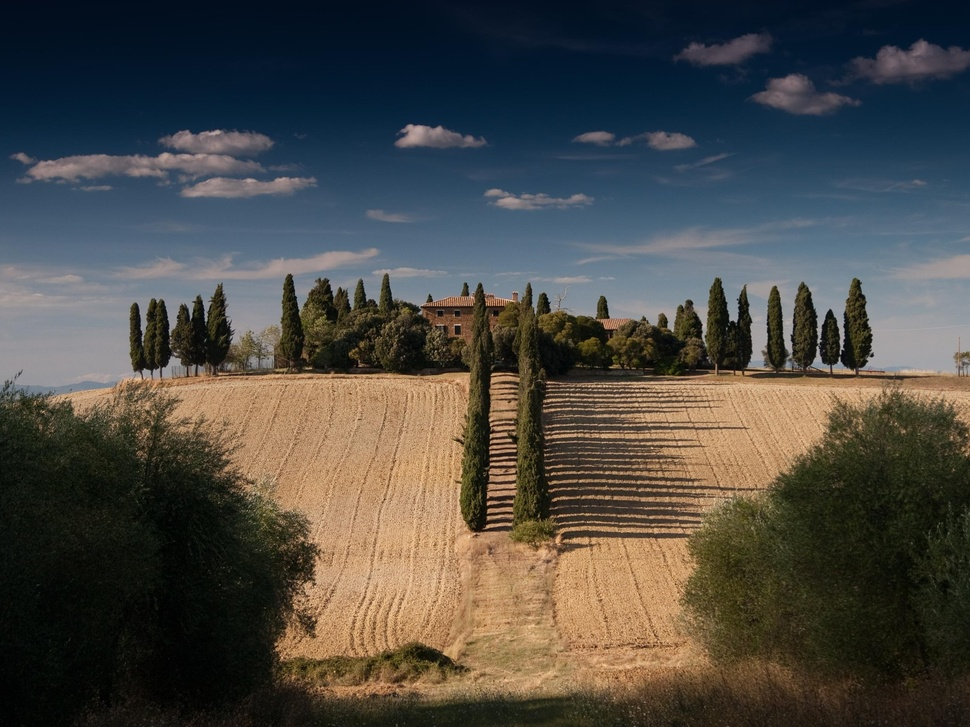
#> input picture pruebas/source.jpg, 970 x 727 px, shrunk from 2500 x 1875 before the run
$ python escogerMiniatura.py
#> lines starting #> are read from the running program, lines starting #| are printed output that depends on the picture
import imageio as img
import matplotlib.pyplot as plt
import os
import numpy as np
from PIL import Image
import math

def cargar_imagenes(route):
    """
    carga imagenes en una carpeta, la cual transformara en matrices numpy
    y los devolvera en una lista
    route -> direccion absoluta donde se encuentran las imagenes
    images -> lista de matrices de numpy ndarray
    """
    imagenes = []
    directory = os.fsencode(route)
    os.chdir(route)
    for file in os.listdir(directory):
        filename  = os.fsdecode(file)
        if filename.endswith(".jpg"):
            img = Image.open(filename)
            img.load()
            data = np.asarray(img,dtype="uint8")
            print(data.shape)
            imagenes.append(data)
            continue
        else:
            continue
    print("Se cargaron ", len(imagenes), "imagenes")
    return imagenes

def listaRGBtoGris(A):

    for i in range (len(A)):
        A[i] = conversion(A[i])

    return A

def listaRedim(A:[], h, w):

    for i in range (len(A)):

        A[i] = vecinoProximo(A[i], w, h)

    return A


def L1(a,b):

    return abs(np.mean(a) - np.mean(b))

def conversion(image):

    return np.mean(image,axis=2,dtype=np.uint8)

def vecinoProximo(A,w,h):

    A = np.array(A)

    altura, ancho = A.shape[0], A.shape[1] #dimensiones imagen

    new_image = [[A[int(altura * y / h)][int(ancho * x / w)]
                     for x in range(w)] for y in range(h)]

    return np.array(new_image)

def piezas(image, w, h): #--->lista de imagenes en partes, h y w dimensiones piezas

    image = Image.fromarray(image)

    width, height = image.size

    partes = []
    for x in range(0, width, w):
        for y in range(0, height, h):
            # print([x,y,x+w,y+h])
            partes.append((x, y, x + w, y + h))


    for i in range(len(partes)):
        partes[i] = image.crop(partes[i])
        partes[i] = np.array(partes[i])

    return partes #---> lista de la imagen en porciones np.array

def initMosaico(source, w, h, p):


    mAltura, mAncho = h * p , w * p


    return vecinoProximo(source,mAncho, mAltura)

def unir(lista_de_miniaturas,w_miniatura,h_miniatura):

    for i in range(len(lista_de_miniaturas)):
        lista_de_miniaturas[i] = np.array(lista_de_miniaturas[i])

    for i in range(len(lista_de_miniaturas)):
        lista_de_miniaturas[i] = Image.fromarray(lista_de_miniaturas[i])

    p = int(round(math.sqrt(len(lista_de_miniaturas))))

    blanco = Image.new(size = (w_miniatura * p, h_miniatura* p), mode ="L")

    coordenadas = []
    for x in range(0,blanco.size[0],w):
        for y in range(0, blanco.size[1], h):
            coordenadas.append((x,y,x+w_miniatura,y+h_miniatura))

    for i in range(len(lista_de_miniaturas)):
        blanco.paste(lista_de_miniaturas[i],(coordenadas[i]))

    return np.array(blanco)

def escogerMiniatura(bloque, miniaturas):

    candidatos = []
    for i in range(len(miniaturas)):

        candidatos.append(L1(bloque, miniaturas[i]))

    minimo = min(candidatos)
    index = candidatos.index(minimo)

    return index


image = Image.open('source.jpg')
#> image is the input picture: PIL image 970x727 RGB; mean R, G, B 75.6, 74, 69.3

#w = 400
#h = 375
# = 4

w, h, p = 250, 188, 4

image = conversion(initMosaico(image,w, h,p))
#> in vecinoProximo, `new_image = [[A[int(altura * y / h)][int(ancho * x / w)] for x in rang..`: new_image = 752 items
#> in conversion, `return np.mean(image,axis=2,dtype=np.uint8)`:
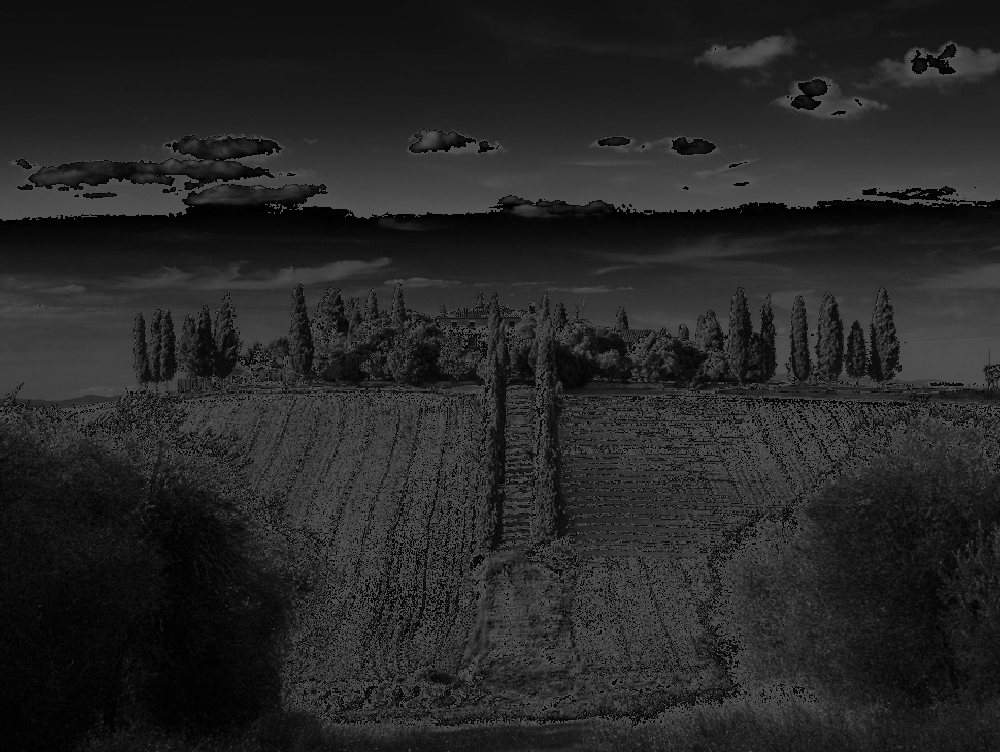
#> returned value: shape (752, 1000); min 0, max 85, mean 37.7

bloques = piezas(image,w,h)
#> after the loop in piezas, `for i in range(len(partes)):`: partes = 16 items
#> bloques = 16 items

miniaturas = listaRedim(listaRGBtoGris(cargar_imagenes(b"C:\Users\user\Desktop\Proyecto2\imagenes")),h,w)
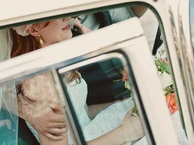
#> input picture imagenes/1013-500x375.jpg, 194 x 145 px, shrunk from 500 x 375 before the run
#> in cargar_imagenes, img is the input picture: PIL image 194x145 RGB; mean R, G, B 164.3, 159.3, 145.4
#| (145, 194, 3)
#| Se cargaron  1 imagenes
#> the loop in listaRGBtoGris, `for i in range (len(A)):` made 1 pass
#> after the loop in listaRGBtoGris, `for i in range (len(A)):`: A = 1 item
#> the loop in listaRedim, `for i in range (len(A)): ` made 1 pass
#> (altura in vecinoProximo, ancho in vecinoProximo) on pass 1: (145, 194)
#> pass 1, in vecinoProximo (call 2), `A = np.array(A)`:
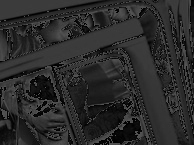
#> A: shape (145, 194); min 0, max 85, mean 43
#> miniaturas = 1 item

print(len(bloques))
#| 16

area = pow(p,2)

indices = []
for i in range(area):
    indices.append((escogerMiniatura(bloques[i], miniaturas)))
#> after the loop, indices = [0, 0, 0, 0, 0, 0, 0, 0, 0, 0, 0, 0, 0, 0, 0, 0]

elegidas = []
for i in indices:
    elegidas.append(miniaturas[i])
#> this loop made 16 passes
#> after the loop, elegidas = 16 items


print(len(elegidas))
#| 16

Mosaico = unir(elegidas,w,h)
#> the loop in unir, `for i in range(len(lista_de_miniaturas)):` made 16 passes
#> in unir, `p = int(round(math.sqrt(len(lista_de_miniaturas))))`: p = 4
#> in unir, `blanco = Image.new(size = (w_miniatura * p, h_miniatura* p), mode ="L")`: blanco: PIL image 1000x752 L; every value is 0
#> after the loop in unir, `for i in range(len(lista_de_miniaturas)):`:
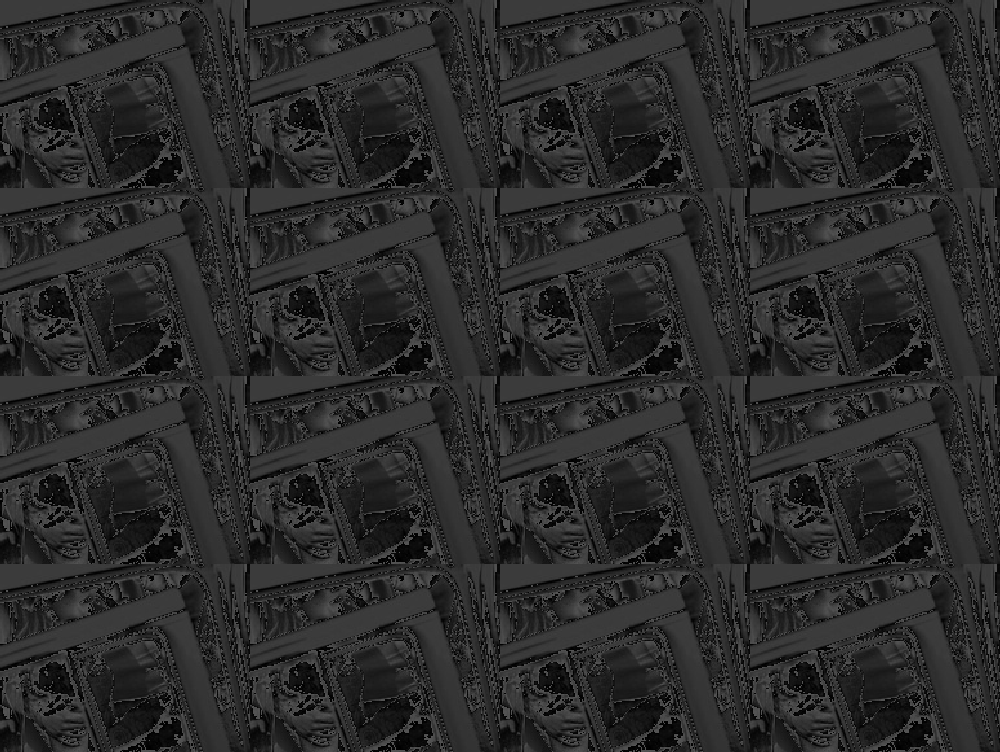
#> blanco: PIL image 1000x752 L; min 0, max 85, mean 43.2


print(type(Mosaico))
#| <class 'numpy.ndarray'>


plt.imshow(Mosaico)
plt.show()
